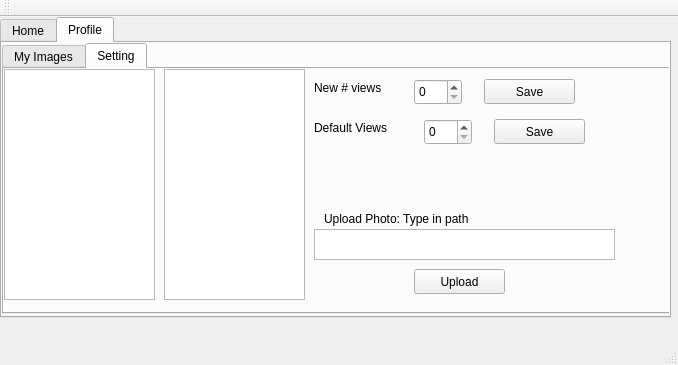
<?xml version="1.0" encoding="UTF-8"?>
<ui version="4.0">
 <class>MainWindow</class>
 <widget class="QMainWindow" name="MainWindow">
  <property name="geometry">
   <rect>
    <x>0</x>
    <y>0</y>
    <width>678</width>
    <height>365</height>
   </rect>
  </property>
  <property name="windowTitle">
   <string>MainWindow</string>
  </property>
  <widget class="QWidget" name="centralWidget">
   <widget class="QTabWidget" name="tabWidget">
    <property name="geometry">
     <rect>
      <x>0</x>
      <y>0</y>
      <width>671</width>
      <height>301</height>
     </rect>
    </property>
    <property name="tabShape">
     <enum>QTabWidget::Rounded</enum>
    </property>
    <property name="currentIndex">
     <number>1</number>
    </property>
    <property name="iconSize">
     <size>
      <width>16</width>
      <height>16</height>
     </size>
    </property>
    <widget class="QWidget" name="tab">
     <attribute name="title">
      <string>Home</string>
     </attribute>
     <widget class="QGraphicsView" name="gv">
      <property name="geometry">
       <rect>
        <x>0</x>
        <y>0</y>
        <width>411</width>
        <height>221</height>
       </rect>
      </property>
     </widget>
     <widget class="QPushButton" name="update">
      <property name="geometry">
       <rect>
        <x>480</x>
        <y>230</y>
        <width>89</width>
        <height>25</height>
       </rect>
      </property>
      <property name="text">
       <string>Update</string>
      </property>
     </widget>
     <widget class="QListWidget" name="listView">
      <property name="geometry">
       <rect>
        <x>440</x>
        <y>0</y>
        <width>181</width>
        <height>221</height>
       </rect>
      </property>
     </widget>
    </widget>
    <widget class="QWidget" name="tab_2">
     <attribute name="title">
      <string>Profile</string>
     </attribute>
     <widget class="QTabWidget" name="tabWidget_2">
      <property name="geometry">
       <rect>
        <x>0</x>
        <y>0</y>
        <width>671</width>
        <height>271</height>
       </rect>
      </property>
      <property name="currentIndex">
       <number>1</number>
      </property>
      <widget class="QWidget" name="tab_3">
       <attribute name="title">
        <string>My Images</string>
       </attribute>
       <widget class="QListWidget" name="listView_2">
        <property name="geometry">
         <rect>
          <x>470</x>
          <y>10</y>
          <width>181</width>
          <height>221</height>
         </rect>
        </property>
       </widget>
       <widget class="QLabel" name="labelimg">
        <property name="geometry">
         <rect>
          <x>10</x>
          <y>20</y>
          <width>441</width>
          <height>191</height>
         </rect>
        </property>
        <property name="text">
         <string>Image</string>
        </property>
       </widget>
      </widget>
      <widget class="QWidget" name="tab_4">
       <attribute name="title">
        <string>Setting</string>
       </attribute>
       <widget class="QListWidget" name="listWidget">
        <property name="geometry">
         <rect>
          <x>0</x>
          <y>0</y>
          <width>151</width>
          <height>231</height>
         </rect>
        </property>
       </widget>
       <widget class="QListWidget" name="listWidget_2">
        <property name="geometry">
         <rect>
          <x>160</x>
          <y>0</y>
          <width>141</width>
          <height>231</height>
         </rect>
        </property>
       </widget>
       <widget class="QPushButton" name="pushButton">
        <property name="geometry">
         <rect>
          <x>480</x>
          <y>10</y>
          <width>91</width>
          <height>25</height>
         </rect>
        </property>
        <property name="text">
         <string>Save</string>
        </property>
       </widget>
       <widget class="QLabel" name="label_2">
        <property name="geometry">
         <rect>
          <x>310</x>
          <y>10</y>
          <width>91</width>
          <height>17</height>
         </rect>
        </property>
        <property name="text">
         <string>New # views</string>
        </property>
       </widget>
       <widget class="QSpinBox" name="spinBox">
        <property name="geometry">
         <rect>
          <x>410</x>
          <y>10</y>
          <width>48</width>
          <height>26</height>
         </rect>
        </property>
       </widget>
       <widget class="QSpinBox" name="spinBox_2">
        <property name="geometry">
         <rect>
          <x>420</x>
          <y>50</y>
          <width>48</width>
          <height>26</height>
         </rect>
        </property>
       </widget>
       <widget class="QLabel" name="label_3">
        <property name="geometry">
         <rect>
          <x>310</x>
          <y>50</y>
          <width>121</width>
          <height>17</height>
         </rect>
        </property>
        <property name="text">
         <string>Default Views</string>
        </property>
       </widget>
       <widget class="QTextEdit" name="textEdit">
        <property name="geometry">
         <rect>
          <x>310</x>
          <y>160</y>
          <width>301</width>
          <height>31</height>
         </rect>
        </property>
       </widget>
       <widget class="QLabel" name="label">
        <property name="geometry">
         <rect>
          <x>320</x>
          <y>140</y>
          <width>281</width>
          <height>20</height>
         </rect>
        </property>
        <property name="text">
         <string>Upload Photo: Type in path</string>
        </property>
       </widget>
       <widget class="QPushButton" name="pushButton_2">
        <property name="geometry">
         <rect>
          <x>490</x>
          <y>50</y>
          <width>91</width>
          <height>25</height>
         </rect>
        </property>
        <property name="text">
         <string>Save</string>
        </property>
       </widget>
       <widget class="QPushButton" name="pushButton_3">
        <property name="geometry">
         <rect>
          <x>410</x>
          <y>200</y>
          <width>91</width>
          <height>25</height>
         </rect>
        </property>
        <property name="text">
         <string>Upload</string>
        </property>
       </widget>
      </widget>
     </widget>
    </widget>
   </widget>
  </widget>
  <widget class="QMenuBar" name="menuBar">
   <property name="geometry">
    <rect>
     <x>0</x>
     <y>0</y>
     <width>678</width>
     <height>22</height>
    </rect>
   </property>
  </widget>
  <widget class="QToolBar" name="mainToolBar">
   <attribute name="toolBarArea">
    <enum>TopToolBarArea</enum>
   </attribute>
   <attribute name="toolBarBreak">
    <bool>false</bool>
   </attribute>
  </widget>
  <widget class="QStatusBar" name="statusBar"/>
 </widget>
 <layoutdefault spacing="6" margin="11"/>
 <resources/>
 <connections/>
</ui>
